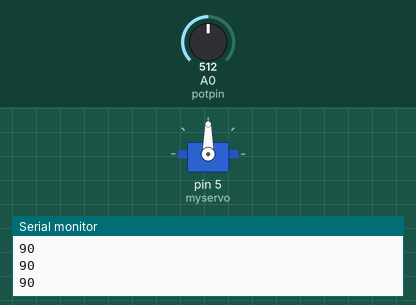
A sketch run on a simulated Arduino Uno, built with avr-gcc and run on an emulated ATmega328P. Parts: servo, the last lines printed to the serial monitor. Inputs (shaded band) come from the test bench; at power-on: A0 (potpin) = 512.

Above: at 1.2 s.
1.3 s: A0 (potpin) set to 716
At 2.5 s:
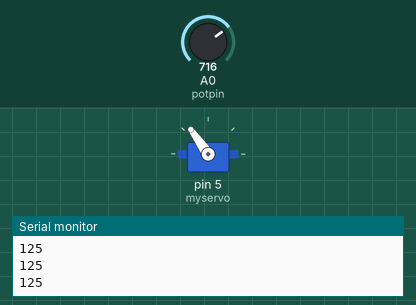
2.8 s: A0 (potpin) set to 900
At 4.0 s:
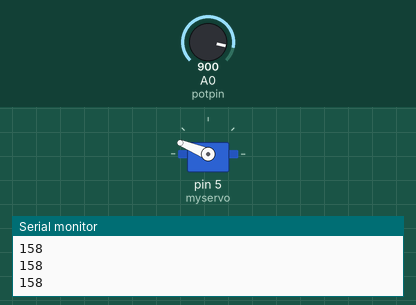
4.3 s: A0 (potpin) set to 1023
At 5.0 s:
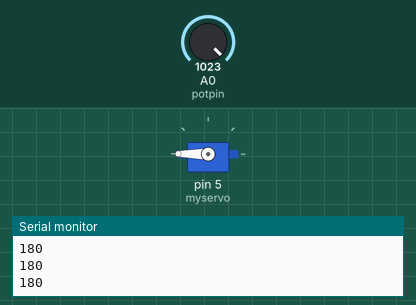
5.8 s: A0 (potpin) set to 306
At 7.0 s:
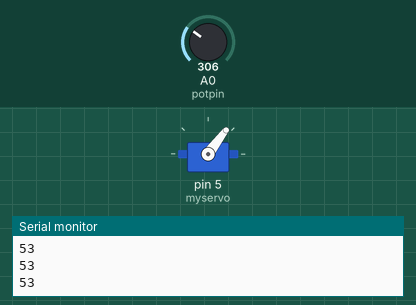
7.3 s: A0 (potpin) set to 122
At 8.4 s:
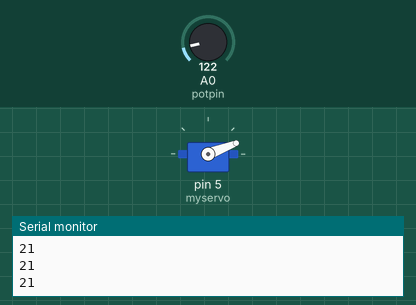
8.8 s: A0 (potpin) set to 0
At 9.7 s:
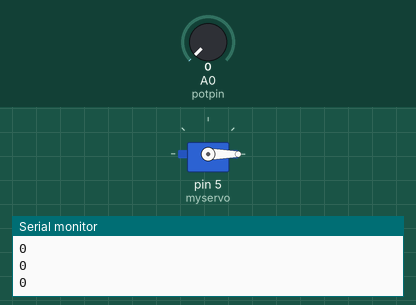
Timing chart, 0 to 11.3 s (numbered marks = the images above; inputs shaded):
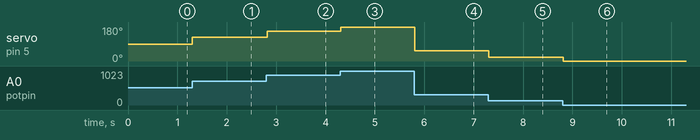

The sketch:

Servo_with_potentiometer.ino
```cpp
#include <Servo.h>

Servo myservo;
int potpin = A0;
int val;

void setup() {
  myservo.attach(5);
  Serial.begin(9600);
}

void loop() {
  val = analogRead(potpin);
  val = map(val, 0, 1023, 0, 180);
  myservo.write(val);
  Serial.println(val);
    delay(15);
}
```

Measured:
- after the input at 1.3 s, servo on pin 5 (myservo): 90° → 125° at once
- after the input at 2.8 s, servo on pin 5 (myservo): 125° → 158° at once
- after the input at 4.3 s, servo on pin 5 (myservo): 158° → 180° at once
- after the input at 5.8 s, servo on pin 5 (myservo): 180° → 53° at once
- after the input at 7.3 s, servo on pin 5 (myservo): 53° → 21° at once
- after the input at 8.8 s, servo on pin 5 (myservo): 21° → 0° at once
